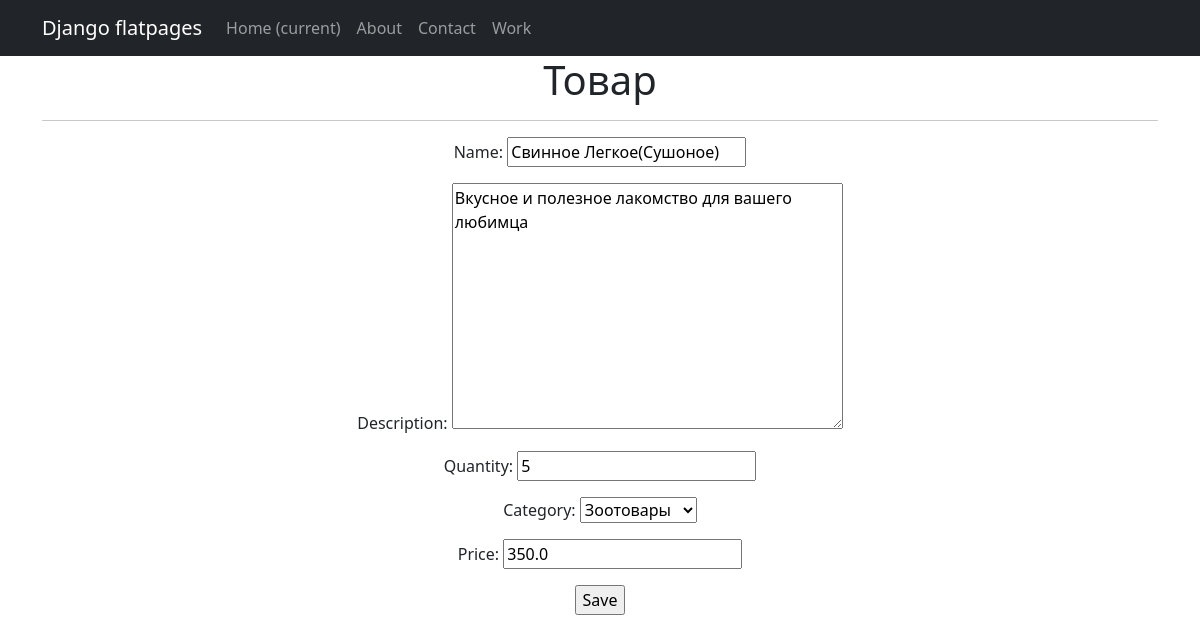
The app's page /products/1/update/ with its own data.
### simpleapp/models.py (models this page shows, shortened)
class Product(models.Model):
    name = models.CharField(max_length=50, unique=True)
    description = models.TextField()
    quantity = models.IntegerField(validators=[MinValueValidator(0)])
    category = models.ForeignKey(to='Category', on_delete=models.CASCADE, related_name='products')
    price = models.FloatField(validators=[MinValueValidator(0.0)])
    material = models.ManyToManyField(Material, through='ProductMaterial')

class Category(models.Model):
    name = models.CharField(max_length=100, unique=True)
    def __str__(self):
        return self.name.title()

### simpleapp/views.py (the view)
# urls.py: path('<int:pk>/update/', ProductUpdate.as_view(), name='product_update'),
class ProductUpdate(UpdateView):
    form_class = ProductForm
    model = Product
    template_name = 'product_edit.html'
    success_url = reverse_lazy('product_list')

### simpleapp/forms.py (shortened to what this page needs)
class ProductForm(forms.ModelForm):
    class Meta:
        model = Product
        fields = [
            'name',
            'description',
            'quantity',
            'category',
            'price',
        ]

### templates/product_edit.html (shortened to what this page needs)
{% extends 'flatpages/default.html' %}
{% block content %}
<h1> Товар </h1>
<hr>
<form action="" method="post">
    {{ form.as_p }}
    <input type="submit" value="Save" />
</form>
{% endblock content %}

### records on screen
Product: name "Свинное Легкое(Сушоное)", description "Вкусное и полезное лакомство для вашего любимца", quantity "5", category "Зоотовары", price "350.0"
